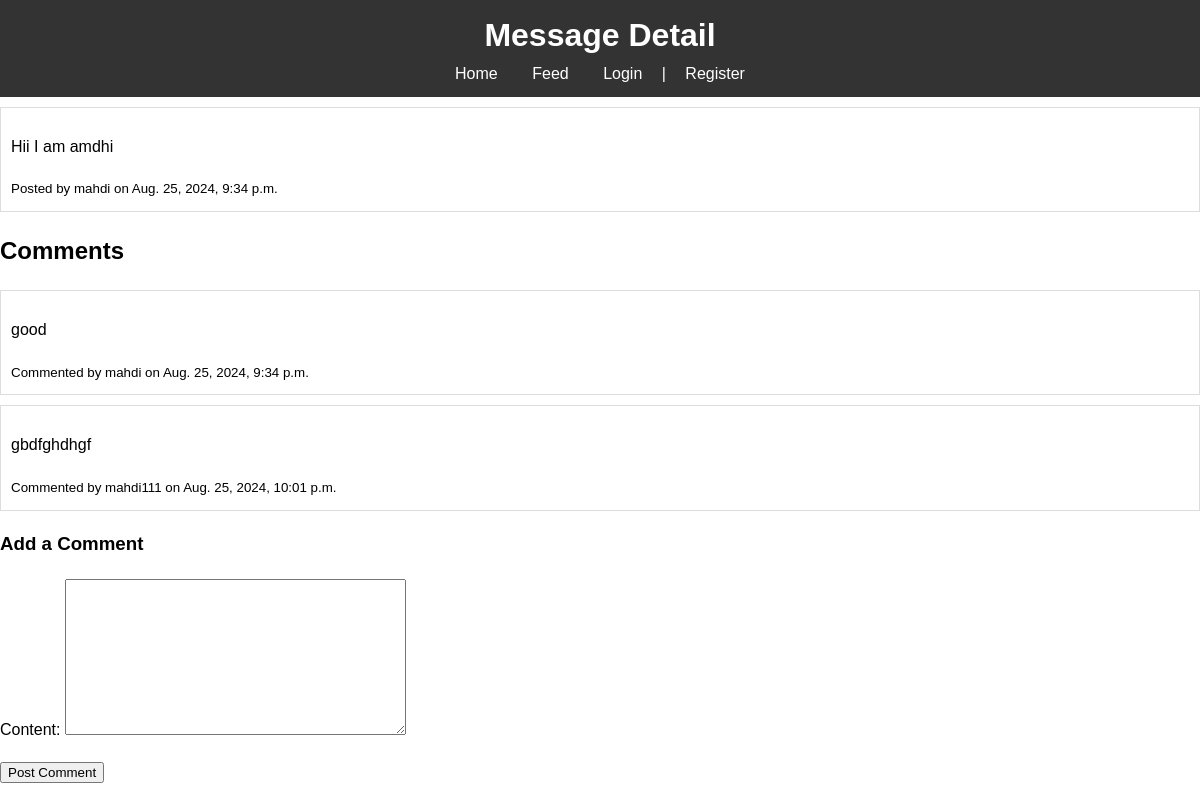
/feed/message/1/, run on the app's committed database.
### feed/models.py (models this page shows, shortened)
class Message(models.Model):
    user = models.ForeignKey(User, on_delete=models.CASCADE)
    content = models.TextField()
    created_at = models.DateTimeField(auto_now_add=True)

class Comment(models.Model):
    message = models.ForeignKey(Message, on_delete=models.CASCADE)
    user = models.ForeignKey(User, on_delete=models.CASCADE)
    content = models.TextField()
    created_at = models.DateTimeField(auto_now_add=True)

### feed/views.py (the view)
# urls.py: path('message/<int:message_id>/', views.message_detail, name='message_detail'),
def message_detail(request, message_id):
    message = get_object_or_404(Message, id=message_id)
    comments = Comment.objects.filter(message=message)
    form = CommentForm()
    return render(request, 'feed/message_detail.html', {'message': message, 'comments': comments, 'form': form})

### feed/forms.py
class CommentForm(forms.ModelForm):
    class Meta:
        model = Comment
        fields = ['content']

### feed/templates/feed/message_detail.html (shortened to what this page needs)
<!DOCTYPE html>
<html>
<head>
    {% load static %}
    <link rel="stylesheet" type="text/css" href="{% static 'css/style.css' %}">
</head>
<body>
    <header>
        <h1>Message Detail</h1>
        <nav>
            <a href="{% url 'home' %}">Home</a>
            <a href="{% url 'feed' %}">Feed</a>
            {% if user.is_authenticated %}
                <a href="{% url 'logout' %}">Logout</a>
            {% else %}
                <a href="{% url 'login' %}">Login</a> | <a href="{% url 'register' %}">Register</a>
            {% endif %}
        </nav>
    </header>
    <main>
        <div class="message">
            <p>{{ message.content }}</p>
            <small>Posted by {{ message.user }} on {{ message.created_at }}</small>
        </div>
        <h2>Comments</h2>
        {% for comment in comments %}
            <div class="comment">
                <p>{{ comment.content }}</p>
                <small>Commented by {{ comment.user }} on {{ comment.created_at }}</small>
            </div>
        {% empty %}
            <p>No comments yet.</p>
        {% endfor %}
        <h3>Add a Comment</h3>
        <form method="post" action="{% url 'post_comment' message.id %}">
            {{ form.as_p }}
            <button type="submit">Post Comment</button>
        </form>
    </main>
</body>
</html>

### feed/static/css/style.css (style rules this page uses)
body { font-family: Arial, sans-serif; line-height: 1.6; margin: 0; padding: 0; }
header { background: #333; color: #fff; padding: 10px 0; text-align: center; }
nav a { color: #fff; margin: 0 15px; text-decoration: none; }
h1 { margin: 0; }
form { margin: 20px 0; }
.message, .comment { border: 1px solid #ddd; padding: 10px; margin: 10px 0; }

### data on the page
Message: content "Hii I am amdhi", user "mahdi", created_at "Aug. 25, 2024, 9:34 p.m."
Comment: content "good", user "mahdi", created_at "Aug. 25, 2024, 9:34 p.m."
Comment: content "gbdfghdhgf", user "mahdi111", created_at "Aug. 25, 2024, 10:01 p.m."
